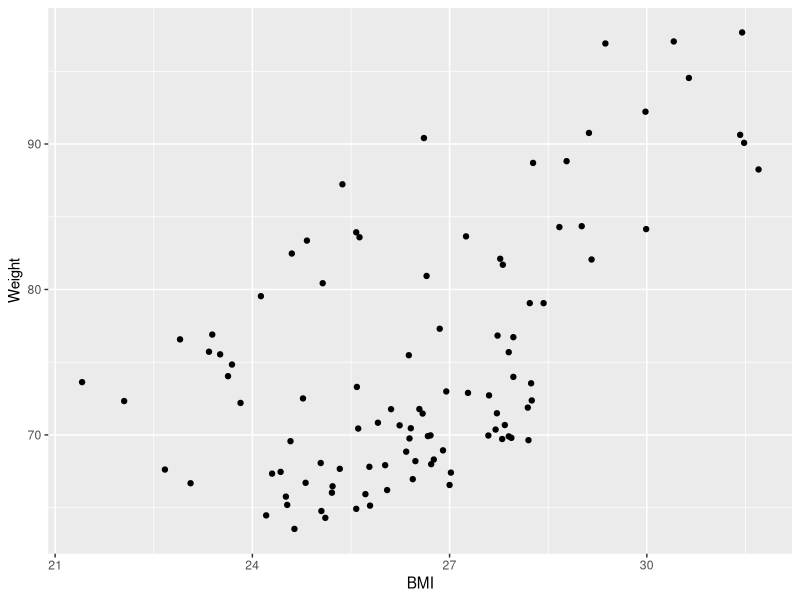
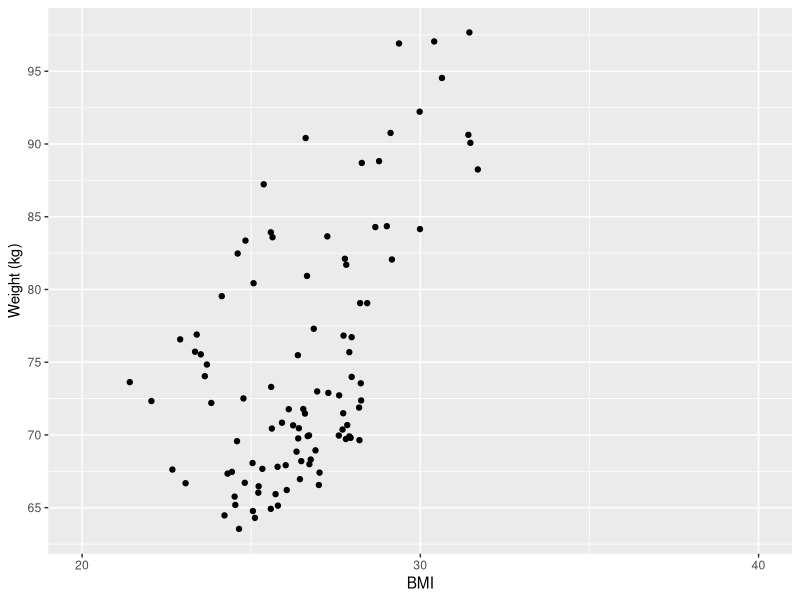
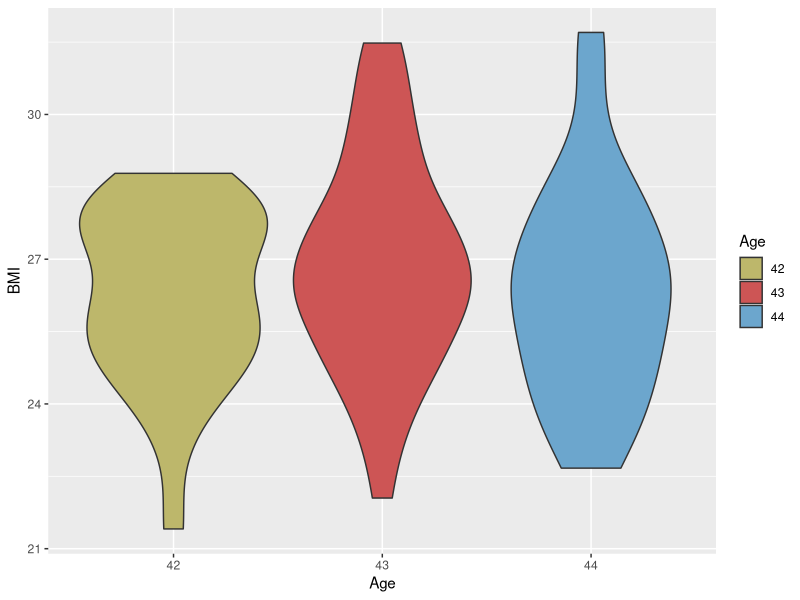
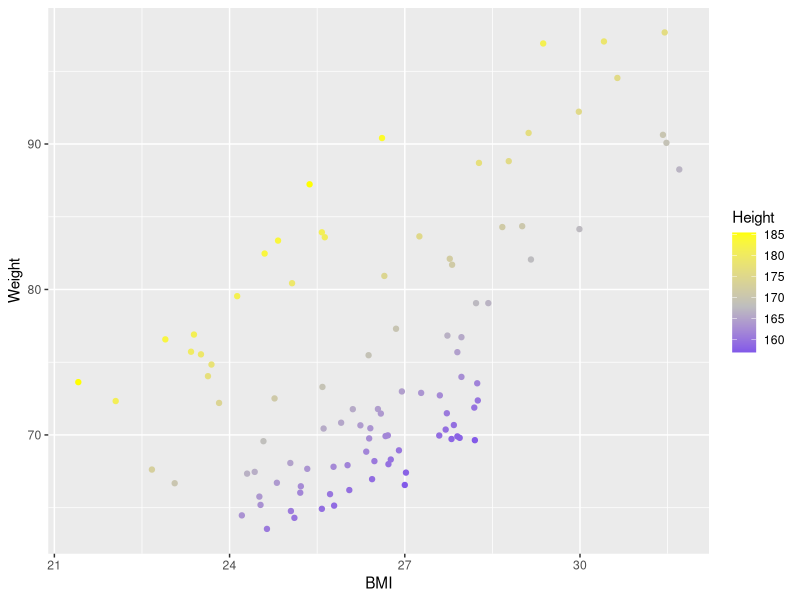

Recreate these plots in R, in order.
## ---- chunk 1
knitr::opts_chunk$set(echo = FALSE, message = FALSE, warning = FALSE)
## ---- chunk 2
library(tidyverse)
diabetes <- read_tsv("data/diabetes.txt")
diabetes
## ---- chunk 3
diabetes_av <- diabetes  %>%  
    group_by(ID) %>%  
    summarize(MeanBP=mean(BP))
## ---- chunk 4
patients <- read_tsv("data/patient-data-cleaned.txt") %>%  
    left_join(diabetes_av)

## ---- chunk 5
patients  %>%  
    group_by(Smokes) %>%  
    summarize(MeanBP=mean(MeanBP))
## ---- chunk 6
read_tsv("data/diabetes.txt") %>%  
    group_by(ID) %>%  
    summarize(MeanBP=mean(BP)) %>%  
    left_join(read_tsv("data/patient-data-cleaned.txt")) %>%  
    group_by(Smokes) %>%  
    summarize(MeanBP=mean(MeanBP))
## ---- chunk 7
patients <- read_tsv("data/patient-data-cleaned.txt")

scPlot <- patients %>%  
    ggplot(aes(x = BMI, y = Weight)) + 
    geom_point()
scPlot
## ---- chunk 8
scPlot +
    scale_x_continuous(breaks = seq(20, 40, by = 10), limits=c(20, 40)) +
    scale_y_continuous(breaks = seq(60, 100, by = 5)) +
    labs(y="Weight (kg)")
## ---- chunk 9
patients  %>%  
    mutate(Age=factor(Age))  %>%  
    ggplot(aes(x = Age, y = BMI)) +
        geom_violin(aes(fill = Age)) +
        scale_fill_manual(values = c("darkkhaki", "indianred3", "skyblue3"))
## ---- chunk 10
patients %>%  
    ggplot(aes(x = BMI, y = Weight)) + 
    geom_point(aes(colour = Height)) +
    scale_colour_gradient2(low="blue", 
                           mid="grey",
                           high="yellow",
                           midpoint = mean(patients$Height))
